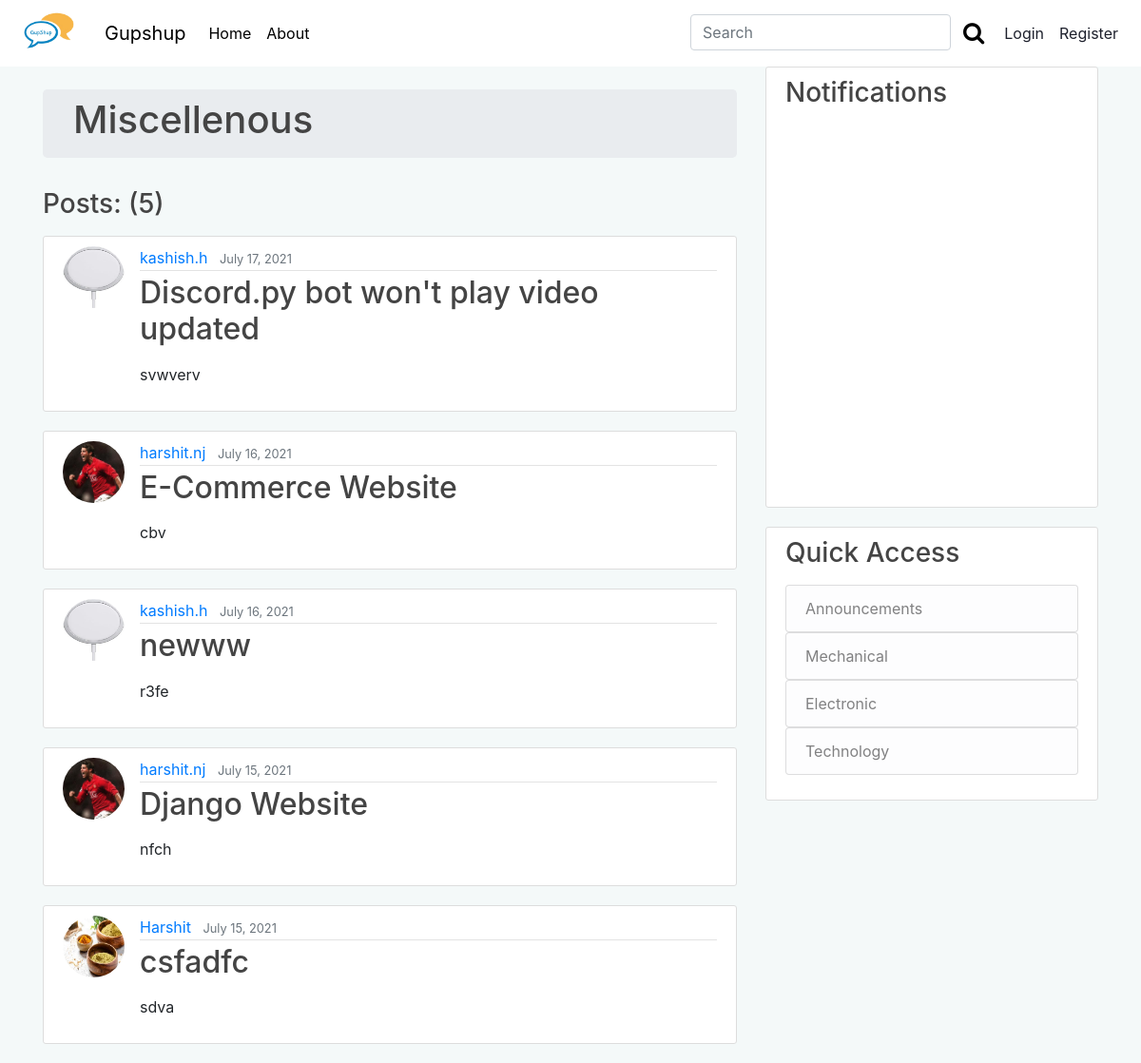
The app's page /post/category/Miscellenous, older data.
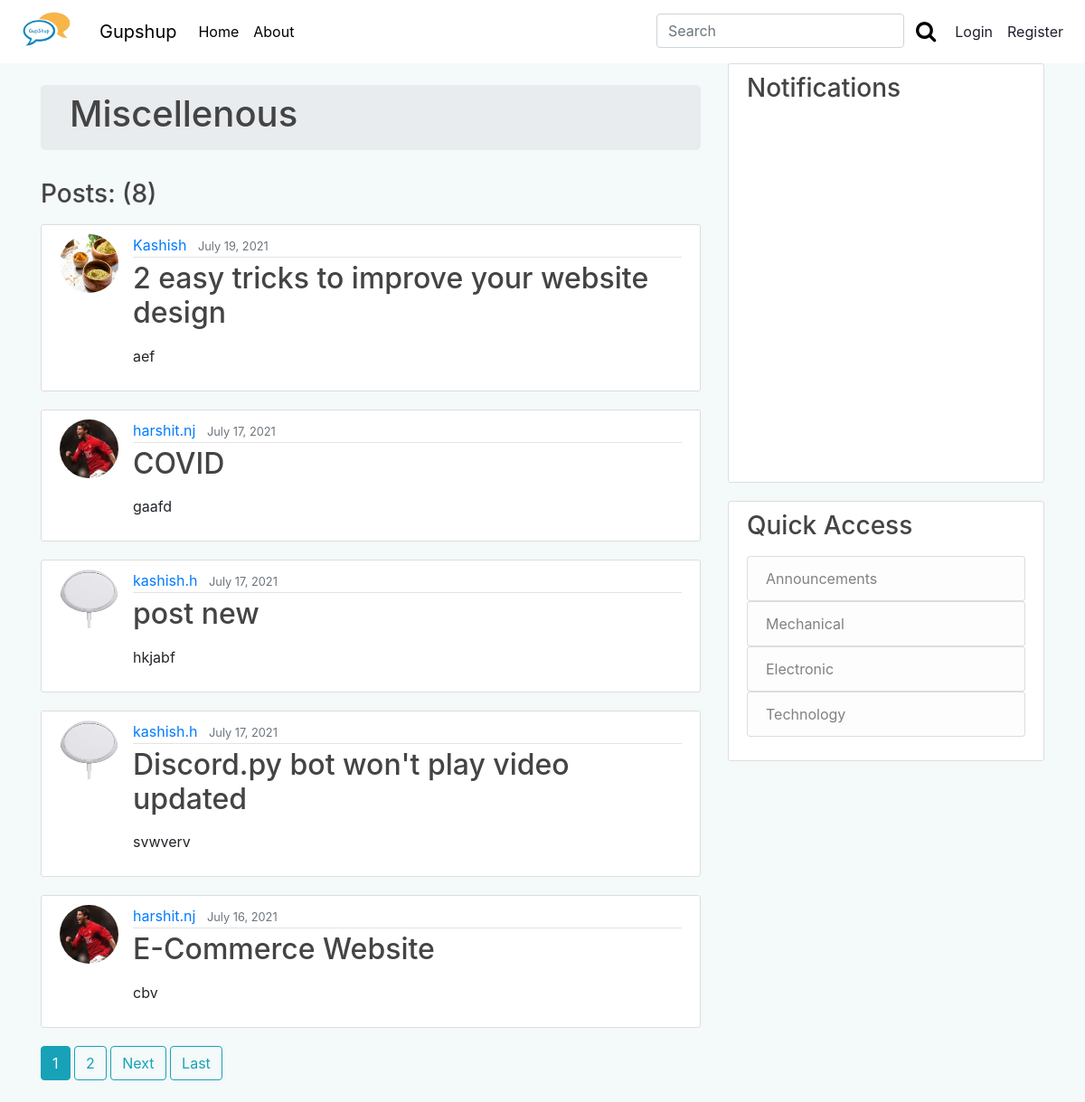
The same page, newer data.
### blog/models.py (models this page shows, shortened)
class Post(models.Model):
    title = models.CharField(max_length=100)
    content = RichTextField()
    date_posted = models.DateTimeField(default=timezone.now)
    author = models.ForeignKey(User, on_delete=models.CASCADE)
    is_appropriate  = models.BooleanField(default = True)
    notice = models.CharField(max_length=100, default="This Post was DELETED",null=True, blank=True)
    category = models.CharField(
        max_length=20,
        choices=Category_choices,
        default='Miscellenous'
    )
    upvote = models.ManyToManyField(User, related_name='upvote',blank=True)
    downvote = models.ManyToManyField(User, related_name='downvote',blank=True)
    bookmark = models.ManyToManyField(User, related_name='bookmark',blank=True)
    tags = TaggableManager()

### users/models.py (models this page shows, shortened)
class Profile(models.Model):
	user = models.OneToOneField(User, on_delete=models.CASCADE)
	image = models.ImageField(default='default2.png',upload_to='profile_pics')
	college = models.CharField(max_length = 20,choices=college_choices,default='KJSCE',blank=True, null=True)
	about = RichTextField(blank=True, null=True)
	image_url = models.URLField(default = "http://127.0.0.1:8000/media/default2.png")

### blog/views.py (the view)
# urls.py: path('post/category/<str:category>', CategoryPostListView.as_view(), name='category'),
class CategoryPostListView(ListView):
	model = Post
	template_name = 'blog/category.html'
	context_object_name = 'posts'
	paginate_by = 5
	def get_queryset(self):
		category = self.kwargs.get('category')
		return Post.objects.filter(category=category, is_appropriate = True).order_by('-date_posted')

### blog/templates/blog/category.html (shortened to what this page needs)
{% extends "blog/base.html" %}
{% block content %}
<br>
<div class="jumbotron py-2 pt-2">
<h1 class="display-5">{{ view.kwargs.category }} </h1>
</div>
<h3 class="mb-3">Posts: ({{ page_obj.paginator.count }})</h3>
{% for post in posts %}
<article class="media content-section">
	<img class="rounded-circle article-img " src={{post.author.profile.image.url}}>
	<div class="media-body">
		<div class="article-metadata">
			<a class="mr-2" href="{% url 'user-posts' post.author.username %}">{{ post.author }}</a>
			<small class="text-muted">{{ post.date_posted|date:"F d, Y" }}</small>
		</div>
		<h2><a class="article-title" href="{% url 'post-detail' post.id %}">{{ post.title }}</a></h2>
		<p class="article-content">{{ post.content| safe }}</p>
	</div>
</article>
{%endfor%}
{% if is_paginated%}
{% for num in page_obj.paginator.page_range %}
{% if page_obj.number == num %}
<a class="btn btn-info mb-4" href="?page={{ num }}">{{ num }}</a>
{% elif num > page_obj.number|add:'-3' and num < page_obj.number|add:'3'%} <a class="btn btn-outline-info mb-4"
	href="?page={{ num }}">{{ num }}</a>
	{% endif %}
	{% endfor %}
	{% if page_obj.has_next %}
	<a class="btn btn-outline-info mb-4" href="?page={{ page_obj.next_page_number }}">Next</a>
	<a class="btn btn-outline-info mb-4" href="?page={{ page_obj.paginator.num_pages }}">Last</a>
	{% endif %}
	{% endif %}
	{% endblock content %}

Row changes from the older to the newer data that the page shows:
no longer on this page (row unchanged): Post: author.profile.image (picture), author "kashish.h", date_posted "July 16, 2021", title "newww", content "r3fe"
no longer on this page (row unchanged): Post: author.profile.image (picture), author "harshit.nj", date_posted "July 15, 2021", title "Django Website", content "nfch"
no longer on this page (row unchanged): Post: author.profile.image (placeholder picture), author "Harshit", date_posted "July 15, 2021", title "csfadfc", content "sdva"
added Post: author.profile.image (placeholder picture), author "Kashish", date_posted "July 19, 2021", title "2 easy tricks to improve your website design", content "aef"
added Post: author.profile.image (picture), author "harshit.nj", date_posted "July 17, 2021", title "COVID", content "gaafd"
added Post: author.profile.image (picture), author "kashish.h", date_posted "July 17, 2021", title "post new", content "hkjabf"
Text that changed along with them:
{{ page_obj.paginator.count }}: "5" → "8"
new list line: "1"
new list line: "2"
text now shown: "Next Last"
